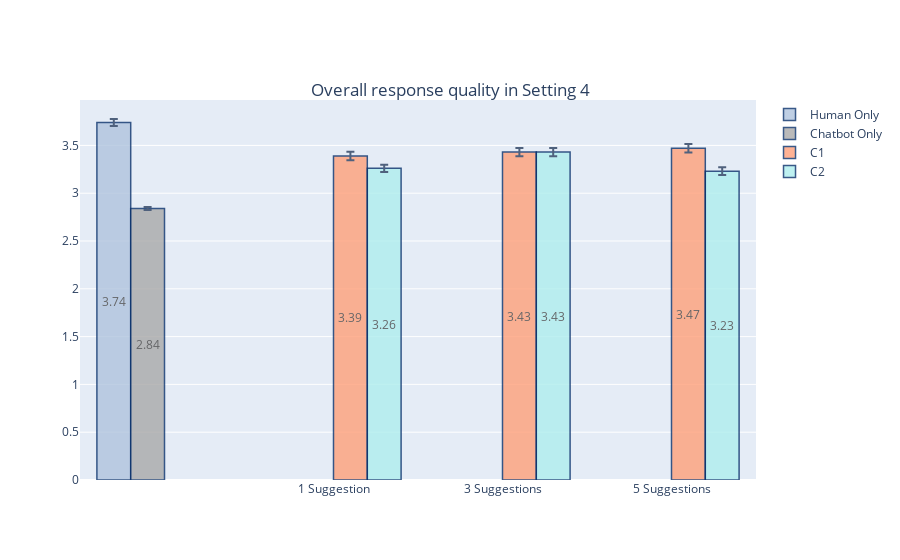

The notebook cell this image was saved under:
### Code cell
colors = ['#FAEBD7', '#FFA07A', '#B0C4DE', '#AFEEEE', '#8FBC8F']
x = ['1 Suggestion', '3 Suggestions', '5 Suggestions']
fig = go.Figure()

xHuman = ['']
yHuman = [scoresHuman]
yHumanErorr = [np.std(z)/math.sqrt(len(z)) for z in yHuman] 
yHuman = [round(statistics.mean(z), 2) for z in yHuman]

fig.add_trace(go.Bar(
    name='Human Only',
    x=xHuman, y=yHuman, text=yHuman, textposition='inside',insidetextanchor='middle',
    marker_color='#B0C4DE',
    marker_line_color='rgb(8,48,107)', marker_line_width=1.5, opacity=0.8,
    error_y=dict(type='data', array=yHumanErorr)
))

xBot = ['']
yBot = [scoresBot]
yBotErorr = [np.std(z)/math.sqrt(len(z)) for z in yBot] 
yBot = [round(statistics.mean(z), 2) for z in yBot]

fig.add_trace(go.Bar(
    name='Chatbot Only',
    x=xBot, y=yBot, text=yBot, textposition='inside',insidetextanchor='middle',
    marker_color='#A9A9A9',
    marker_line_color='rgb(8,48,107)', marker_line_width=1.5, opacity=0.8,
    error_y=dict(type='data', array=yBotErorr)
))


ySuggOnly = [sugg1, sugg3, sugg5]
ySuggOnlyErorr = [np.std(z)/math.sqrt(len(z)) for z in ySuggOnly] 
ySuggOnly = [round(statistics.mean(z), 2) for z in ySuggOnly]

fig.add_trace(go.Bar(
    name='C1',
    x=x, y=ySuggOnly, text=ySuggOnly, textposition='inside',insidetextanchor='middle',
    marker_color='lightsalmon',
    marker_line_color='rgb(8,48,107)', marker_line_width=1.5, opacity=0.8,
    error_y=dict(type='data', array=ySuggOnlyErorr)
))

yAutoSugg = [autoSugg1, autoSugg3, autoSugg5]
yAutoSuggErorr = [np.std(z)/math.sqrt(len(z)) for z in yAutoSugg] 
yAutoSugg = [round(statistics.mean(z), 2) for z in yAutoSugg]

fig.add_trace(go.Bar(
    name='C2',
    x=x, y=yAutoSugg, text=yAutoSugg, textposition='inside',insidetextanchor='middle',
    marker_color='#AFEEEE',
    marker_line_color='rgb(8,48,107)', marker_line_width=1.5, opacity=0.8,
    error_y=dict(type='data', array=yAutoSuggErorr)
))


fig.update_layout(
    title={
        'text': 'Overall response quality in Setting 4',
        'y':0.85,
        'x':0.5,
        'xanchor': 'center',
        'yanchor': 'top'})

fig.show()

### Figure 1 — Plotly figure (JSON) as saved in the notebook; plotly's stock layout.template omitted (floating-point values rounded to 4 significant figures)
{"data": [{"error_y": {"array": [0.03632], "type": "data"}, "insidetextanchor": "middle", "marker": {"color": "#B0C4DE", "line": {"color": "rgb(8,48,107)", "width": 1.5}}, "name": "Human Only", "opacity": 0.8, "text": ["3.74"], "textposition": "inside", "type": "bar", "x": [""], "y": [3.74]}, {"error_y": {"array": [0.01691], "type": "data"}, "insidetextanchor": "middle", "marker": {"color": "#A9A9A9", "line": {"color": "rgb(8,48,107)", "width": 1.5}}, "name": "Chatbot Only", "opacity": 0.8, "text": ["2.84"], "textposition": "inside", "type": "bar", "x": [""], "y": [2.84]}, {"error_y": {"array": [0.04452, 0.04355, 0.04533], "type": "data"}, "insidetextanchor": "middle", "marker": {"color": "lightsalmon", "line": {"color": "rgb(8,48,107)", "width": 1.5}}, "name": "C1", "opacity": 0.8, "text": ["3.39", "3.43", "3.47"], "textposition": "inside", "type": "bar", "x": ["1 Suggestion", "3 Suggestions", "5 Suggestions"], "y": [3.39, 3.43, 3.47]}, {"error_y": {"array": [0.03825, 0.04375, 0.04071], "type": "data"}, "insidetextanchor": "middle", "marker": {"color": "#AFEEEE", "line": {"color": "rgb(8,48,107)", "width": 1.5}}, "name": "C2", "opacity": 0.8, "text": ["3.26", "3.43", "3.23"], "textposition": "inside", "type": "bar", "x": ["1 Suggestion", "3 Suggestions", "5 Suggestions"], "y": [3.26, 3.43, 3.23]}], "layout": {"title": {"text": "Overall response quality in Setting 4", "x": 0.5, "xanchor": "center", "y": 0.85, "yanchor": "top"}}}
